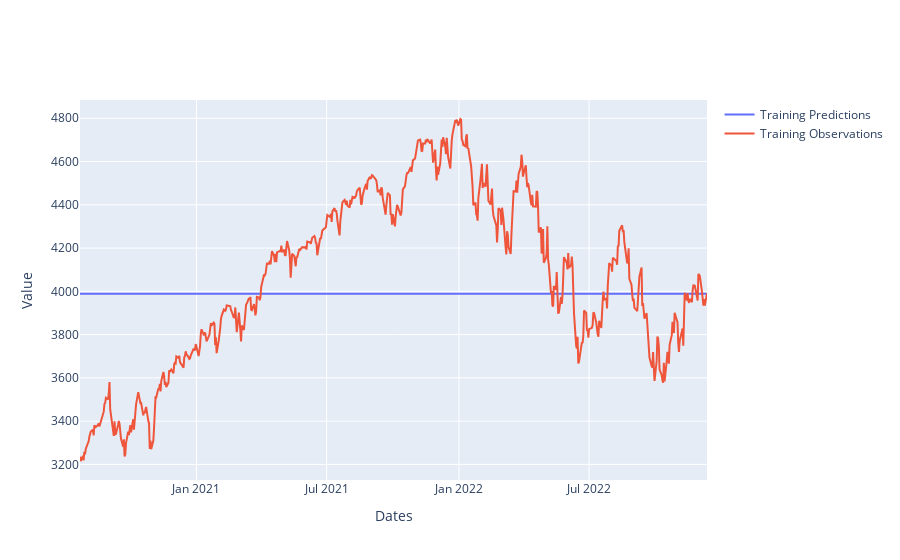

Write notebook code for a chart like this one.
### Code cell
plot_train(X_train, y_train)

### Figure 1 — Plotly figure (JSON) as saved in the notebook; plotly's stock layout.template omitted (floating-point values rounded to 4 significant figures; data arrays with more than 128 entries replaced by an {"elided": "..."} marker saying what was removed)
{"data": [{"mode": "lines", "name": "Training Predictions", "type": "scatter", "x": {"elided": "603 str values"}, "y": {"elided": "603 float values"}}, {"mode": "lines", "name": "Training Observations", "type": "scatter", "x": {"elided": "603 str values"}, "y": {"elided": "603 float values"}}], "layout": {"xaxis": {"title": {"text": "Dates"}}, "yaxis": {"title": {"text": "Value"}}}}
